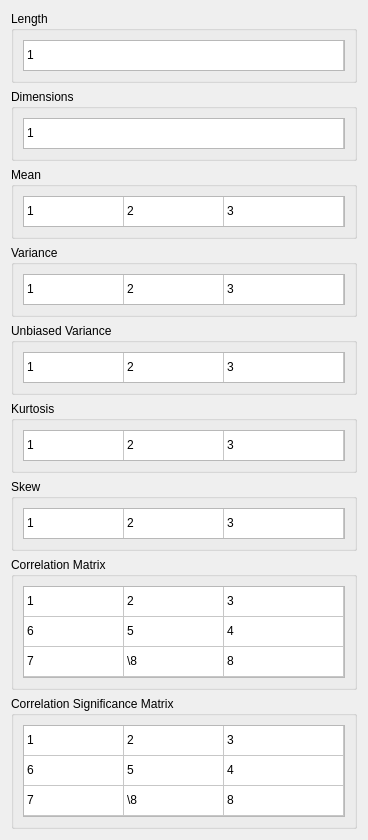
         <widget class="QWidget" name="scrollAreaWidgetContents">
          <property name="geometry">
           <rect>
            <x>0</x>
            <y>-182</y>
            <width>368</width>
            <height>813</height>
           </rect>
          </property>
          <layout class="QVBoxLayout" name="verticalLayout_3">
           <item>
            <widget class="QGroupBox" name="lenValueBox">
             <property name="sizePolicy">
              <sizepolicy hsizetype="Preferred" vsizetype="Maximum">
               <horstretch>0</horstretch>
               <verstretch>0</verstretch>
              </sizepolicy>
             </property>
             <property name="title">
              <string>Length</string>
             </property>
             <layout class="QVBoxLayout" name="verticalLayout_9">
              <item>
               <widget class="QTableWidget" name="lenValue">
                <property name="sizePolicy">
                 <sizepolicy hsizetype="Expanding" vsizetype="Maximum">
                  <horstretch>0</horstretch>
                  <verstretch>0</verstretch>
                 </sizepolicy>
                </property>
                <property name="maximumSize">
                 <size>
                  <width>16777215</width>
                  <height>31</height>
                 </size>
                </property>
                <property name="verticalScrollBarPolicy">
                 <enum>Qt::ScrollBarPolicy::ScrollBarAlwaysOff</enum>
                </property>
                <property name="horizontalScrollBarPolicy">
                 <enum>Qt::ScrollBarPolicy::ScrollBarAlwaysOff</enum>
                </property>
                <property name="sizeAdjustPolicy">
                 <enum>QAbstractScrollArea::SizeAdjustPolicy::AdjustToContents</enum>
                </property>
                <property name="editTriggers">
                 <set>QAbstractItemView::EditTrigger::NoEditTriggers</set>
                </property>
                <property name="selectionMode">
                 <enum>QAbstractItemView::SelectionMode::NoSelection</enum>
                </property>
                <property name="supportedDragActions">
                 <set>Qt::DropAction::IgnoreAction</set>
                </property>
                <attribute name="horizontalHeaderVisible">
                 <bool>false</bool>
                </attribute>
                <attribute name="horizontalHeaderStretchLastSection">
                 <bool>true</bool>
                </attribute>
                <attribute name="verticalHeaderVisible">
                 <bool>false</bool>
                </attribute>
                <row>
                 <property name="text">
                  <string>0</string>
                 </property>
                </row>
                <column>
                 <property name="text">
                  <string>0</string>
                 </property>
                </column>
                <item row="0" column="0">
                 <property name="text">
                  <string>1</string>
                 </property>
                </item>
               </widget>
              </item>
             </layout>
            </widget>
           </item>
           <item>
            <widget class="QGroupBox" name="dimValueBox">
             <property name="sizePolicy">
              <sizepolicy hsizetype="Preferred" vsizetype="Maximum">
               <horstretch>0</horstretch>
               <verstretch>0</verstretch>
              </sizepolicy>
             </property>
             <property name="title">
              <string>Dimensions</string>
             </property>
             <layout class="QVBoxLayout" name="verticalLayout_8">
              <item>
               <widget class="QTableWidget" name="dimValue">
                <property name="sizePolicy">
                 <sizepolicy hsizetype="Expanding" vsizetype="Maximum">
                  <horstretch>0</horstretch>
                  <verstretch>0</verstretch>
                 </sizepolicy>
                </property>
                <property name="maximumSize">
                 <size>
                  <width>16777215</width>
                  <height>31</height>
                 </size>
                </property>
                <property name="verticalScrollBarPolicy">
                 <enum>Qt::ScrollBarPolicy::ScrollBarAlwaysOff</enum>
                </property>
                <property name="horizontalScrollBarPolicy">
                 <enum>Qt::ScrollBarPolicy::ScrollBarAlwaysOff</enum>
                </property>
                <property name="sizeAdjustPolicy">
                 <enum>QAbstractScrollArea::SizeAdjustPolicy::AdjustToContents</enum>
                </property>
                <property name="editTriggers">
                 <set>QAbstractItemView::EditTrigger::NoEditTriggers</set>
                </property>
                <property name="selectionMode">
                 <enum>QAbstractItemView::SelectionMode::NoSelection</enum>
                </property>
                <property name="supportedDragActions">
                 <set>Qt::DropAction::IgnoreAction</set>
                </property>
                <attribute name="horizontalHeaderVisible">
                 <bool>false</bool>
                </attribute>
                <attribute name="horizontalHeaderStretchLastSection">
                 <bool>true</bool>
                </attribute>
                <attribute name="verticalHeaderVisible">
                 <bool>false</bool>
                </attribute>
                <row>
                 <property name="text">
                  <string>0</string>
                 </property>
                </row>
                <column>
                 <property name="text">
                  <string>0</string>
                 </property>
                </column>
                <item row="0" column="0">
                 <property name="text">
                  <string>1</string>
                 </property>
                </item>
               </widget>
              </item>
             </layout>
            </widget>
           </item>
           <item>
            <widget class="QGroupBox" name="meansVectorBox">
             <property name="sizePolicy">
              <sizepolicy hsizetype="Preferred" vsizetype="Maximum">
               <horstretch>0</horstretch>
               <verstretch>0</verstretch>
              </sizepolicy>
             </property>
             <property name="title">
              <string>Mean</string>
             </property>
             <layout class="QVBoxLayout" name="verticalLayout_6">
              <item>
               <widget class="QTableWidget" name="meansVector">
                <property name="sizePolicy">
                 <sizepolicy hsizetype="Expanding" vsizetype="Maximum">
                  <horstretch>0</horstretch>
                  <verstretch>0</verstretch>
                 </sizepolicy>
                </property>
                <property name="maximumSize">
                 <size>
                  <width>16777215</width>
                  <height>31</height>
                 </size>
                </property>
                <property name="verticalScrollBarPolicy">
                 <enum>Qt::ScrollBarPolicy::ScrollBarAlwaysOff</enum>
                </property>
                <property name="horizontalScrollBarPolicy">
                 <enum>Qt::ScrollBarPolicy::ScrollBarAlwaysOff</enum>
                </property>
                <property name="sizeAdjustPolicy">
                 <enum>QAbstractScrollArea::SizeAdjustPolicy::AdjustToContents</enum>
                </property>
                <property name="editTriggers">
                 <set>QAbstractItemView::EditTrigger::NoEditTriggers</set>
                </property>
                <property name="selectionMode">
                 <enum>QAbstractItemView::SelectionMode::NoSelection</enum>
                </property>
                <property name="supportedDragActions">
                 <set>Qt::DropAction::IgnoreAction</set>
                </property>
                <attribute name="horizontalHeaderVisible">
                 <bool>false</bool>
                </attribute>
                <attribute name="horizontalHeaderStretchLastSection">
                 <bool>true</bool>
                </attribute>
                <attribute name="verticalHeaderVisible">
                 <bool>false</bool>
                </attribute>
                <row>
                 <property name="text">
                  <string>0</string>
                 </property>
                </row>
                <column>
                 <property name="text">
                  <string>0</string>
                 </property>
                </column>
                <column>
                 <property name="text">
                  <string>1</string>
                 </property>
                </column>
                <column>
                 <property name="text">
                  <string>2</string>
                 </property>
                </column>
                <item row="0" column="0">
                 <property name="text">
                  <string>1</string>
                 </property>
                </item>
                <item row="0" column="1">
                 <property name="text">
                  <string>2</string>
                 </property>
                </item>
                <item row="0" column="2">
                 <property name="text">
                  <string>3</string>
                 </property>
                </item>
               </widget>
              </item>
             </layout>
            </widget>
           </item>
           <item>
            <widget class="QGroupBox" name="rootSquareMeansVectorBox">
             <property name="sizePolicy">
              <sizepolicy hsizetype="Preferred" vsizetype="Maximum">
               <horstretch>0</horstretch>
               <verstretch>0</verstretch>
              </sizepolicy>
             </property>
             <property name="title">
              <string>Variance</string>
             </property>
             <layout class="QVBoxLayout" name="verticalLayout_7">
              <item>
               <widget class="QTableWidget" name="rootSquareMeansVector">
                <property name="sizePolicy">
                 <sizepolicy hsizetype="Expanding" vsizetype="Maximum">
                  <horstretch>0</horstretch>
                  <verstretch>0</verstretch>
                 </sizepolicy>
                </property>
                <property name="maximumSize">
                 <size>
                  <width>16777215</width>
                  <height>31</height>
                 </size>
                </property>
                <property name="verticalScrollBarPolicy">
                 <enum>Qt::ScrollBarPolicy::ScrollBarAlwaysOff</enum>
                </property>
                <property name="horizontalScrollBarPolicy">
                 <enum>Qt::ScrollBarPolicy::ScrollBarAlwaysOff</enum>
                </property>
                <property name="sizeAdjustPolicy">
                 <enum>QAbstractScrollArea::SizeAdjustPolicy::AdjustToContents</enum>
                </property>
                <property name="editTriggers">
                 <set>QAbstractItemView::EditTrigger::NoEditTriggers</set>
                </property>
                <property name="selectionMode">
                 <enum>QAbstractItemView::SelectionMode::NoSelection</enum>
                </property>
                <property name="supportedDragActions">
                 <set>Qt::DropAction::IgnoreAction</set>
                </property>
                <attribute name="horizontalHeaderVisible">
                 <bool>false</bool>
                </attribute>
                <attribute name="horizontalHeaderStretchLastSection">
                 <bool>true</bool>
                </attribute>
                <attribute name="verticalHeaderVisible">
                 <bool>false</bool>
                </attribute>
                <row>
                 <property name="text">
                  <string>0</string>
                 </property>
                </row>
                <column>
                 <property name="text">
                  <string>0</string>
                 </property>
                </column>
                <column>
                 <property name="text">
                  <string>1</string>
                 </property>
                </column>
                <column>
                 <property name="text">
                  <string>2</string>
                 </property>
                </column>
                <item row="0" column="0">
                 <property name="text">
                  <string>1</string>
                 </property>
                </item>
                <item row="0" column="1">
                 <property name="text">
                  <string>2</string>
                 </property>
                </item>
                <item row="0" column="2">
                 <property name="text">
                  <string>3</string>
                 </property>
                </item>
               </widget>
              </item>
             </layout>
            </widget>
           </item>
           <item>
            <widget class="QGroupBox" name="unbiasedVarianceVectorBox">
             <property name="sizePolicy">
              <sizepolicy hsizetype="Preferred" vsizetype="Maximum">
               <horstretch>0</horstretch>
               <verstretch>0</verstretch>
              </sizepolicy>
             </property>
             <property name="title">
              <string>Unbiased Variance</string>
             </property>
             <layout class="QVBoxLayout" name="verticalLayout_15">
              <item>
               <widget class="QTableWidget" name="unbiasedVarianceVector">
                <property name="sizePolicy">
                 <sizepolicy hsizetype="Expanding" vsizetype="Maximum">
                  <horstretch>0</horstretch>
                  <verstretch>0</verstretch>
                 </sizepolicy>
                </property>
                <property name="maximumSize">
                 <size>
                  <width>16777215</width>
                  <height>31</height>
                 </size>
                </property>
                <property name="verticalScrollBarPolicy">
                 <enum>Qt::ScrollBarPolicy::ScrollBarAlwaysOff</enum>
                </property>
                <property name="horizontalScrollBarPolicy">
                 <enum>Qt::ScrollBarPolicy::ScrollBarAlwaysOff</enum>
                </property>
                <property name="sizeAdjustPolicy">
                 <enum>QAbstractScrollArea::SizeAdjustPolicy::AdjustToContents</enum>
                </property>
                <property name="editTriggers">
                 <set>QAbstractItemView::EditTrigger::NoEditTriggers</set>
                </property>
                <property name="selectionMode">
                 <enum>QAbstractItemView::SelectionMode::NoSelection</enum>
                </property>
                <property name="supportedDragActions">
                 <set>Qt::DropAction::IgnoreAction</set>
                </property>
                <attribute name="horizontalHeaderVisible">
                 <bool>false</bool>
                </attribute>
                <attribute name="horizontalHeaderStretchLastSection">
                 <bool>true</bool>
                </attribute>
                <attribute name="verticalHeaderVisible">
                 <bool>false</bool>
                </attribute>
                <row>
                 <property name="text">
                  <string>0</string>
                 </property>
                </row>
                <column>
                 <property name="text">
                  <string>0</string>
                 </property>
                </column>
                <column>
                 <property name="text">
                  <string>1</string>
                 </property>
                </column>
                <column>
                 <property name="text">
                  <string>2</string>
                 </property>
                </column>
                <item row="0" column="0">
                 <property name="text">
                  <string>1</string>
                 </property>
                </item>
                <item row="0" column="1">
                 <property name="text">
                  <string>2</string>
                 </property>
                </item>
                <item row="0" column="2">
                 <property name="text">
                  <string>3</string>
                 </property>
                </item>
               </widget>
              </item>
             </layout>
            </widget>
           </item>
           <item>
            <widget class="QGroupBox" name="kurtosisVectorBox">
             <property name="sizePolicy">
              <sizepolicy hsizetype="Preferred" vsizetype="Maximum">
               <horstretch>0</horstretch>
               <verstretch>0</verstretch>
              </sizepolicy>
             </property>
             <property name="title">
              <string>Kurtosis</string>
             </property>
             <layout class="QVBoxLayout" name="verticalLayout_17">
              <item>
               <widget class="QTableWidget" name="kurtosisVector">
                <property name="sizePolicy">
                 <sizepolicy hsizetype="Expanding" vsizetype="Maximum">
                  <horstretch>0</horstretch>
                  <verstretch>0</verstretch>
                 </sizepolicy>
                </property>
                <property name="maximumSize">
                 <size>
                  <width>16777215</width>
                  <height>31</height>
                 </size>
                </property>
                <property name="verticalScrollBarPolicy">
                 <enum>Qt::ScrollBarPolicy::ScrollBarAlwaysOff</enum>
                </property>
                <property name="horizontalScrollBarPolicy">
                 <enum>Qt::ScrollBarPolicy::ScrollBarAlwaysOff</enum>
                </property>
                <property name="sizeAdjustPolicy">
                 <enum>QAbstractScrollArea::SizeAdjustPolicy::AdjustToContents</enum>
                </property>
                <property name="editTriggers">
                 <set>QAbstractItemView::EditTrigger::NoEditTriggers</set>
                </property>
                <property name="selectionMode">
                 <enum>QAbstractItemView::SelectionMode::NoSelection</enum>
                </property>
                <property name="supportedDragActions">
                 <set>Qt::DropAction::IgnoreAction</set>
                </property>
                <attribute name="horizontalHeaderVisible">
                 <bool>false</bool>
                </attribute>
                <attribute name="horizontalHeaderStretchLastSection">
                 <bool>true</bool>
                </attribute>
                <attribute name="verticalHeaderVisible">
                 <bool>false</bool>
                </attribute>
                <row>
                 <property name="text">
                  <string>0</string>
                 </property>
                </row>
                <column>
                 <property name="text">
                  <string>0</string>
                 </property>
                </column>
                <column>
                 <property name="text">
                  <string>1</string>
                 </property>
                </column>
                <column>
                 <property name="text">
                  <string>2</string>
                 </property>
                </column>
                <item row="0" column="0">
                 <property name="text">
                  <string>1</string>
                 </property>
                </item>
                <item row="0" column="1">
                 <property name="text">
                  <string>2</string>
                 </property>
                </item>
                <item row="0" column="2">
                 <property name="text">
                  <string>3</string>
                 </property>
                </item>
               </widget>
              </item>
             </layout>
            </widget>
           </item>
           <item>
            <widget class="QGroupBox" name="skewnessVectorBox">
             <property name="sizePolicy">
              <sizepolicy hsizetype="Preferred" vsizetype="Maximum">
               <horstretch>0</horstretch>
               <verstretch>0</verstretch>
              </sizepolicy>
             </property>
             <property name="title">
              <string>Skew</string>
             </property>
             <layout class="QVBoxLayout" name="verticalLayout_16">
              <item>
               <widget class="QTableWidget" name="skewnessVector">
                <property name="sizePolicy">
                 <sizepolicy hsizetype="Expanding" vsizetype="Maximum">
                  <horstretch>0</horstretch>
                  <verstretch>0</verstretch>
                 </sizepolicy>
                </property>
                <property name="maximumSize">
                 <size>
                  <width>16777215</width>
                  <height>31</height>
                 </size>
                </property>
                <property name="verticalScrollBarPolicy">
                 <enum>Qt::ScrollBarPolicy::ScrollBarAlwaysOff</enum>
                </property>
                <property name="horizontalScrollBarPolicy">
                 <enum>Qt::ScrollBarPolicy::ScrollBarAlwaysOff</enum>
                </property>
                <property name="sizeAdjustPolicy">
                 <enum>QAbstractScrollArea::SizeAdjustPolicy::AdjustToContents</enum>
                </property>
                <property name="editTriggers">
                 <set>QAbstractItemView::EditTrigger::NoEditTriggers</set>
                </property>
                <property name="selectionMode">
                 <enum>QAbstractItemView::SelectionMode::NoSelection</enum>
                </property>
                <property name="supportedDragActions">
                 <set>Qt::DropAction::IgnoreAction</set>
                </property>
                <attribute name="horizontalHeaderVisible">
                 <bool>false</bool>
                </attribute>
                <attribute name="horizontalHeaderStretchLastSection">
                 <bool>true</bool>
                </attribute>
                <attribute name="verticalHeaderVisible">
                 <bool>false</bool>
                </attribute>
                <row>
                 <property name="text">
                  <string>0</string>
                 </property>
                </row>
                <column>
                 <property name="text">
                  <string>0</string>
                 </property>
                </column>
                <column>
                 <property name="text">
                  <string>1</string>
                 </property>
                </column>
                <column>
                 <property name="text">
                  <string>2</string>
                 </property>
                </column>
                <item row="0" column="0">
                 <property name="text">
                  <string>1</string>
                 </property>
                </item>
                <item row="0" column="1">
                 <property name="text">
                  <string>2</string>
                 </property>
                </item>
                <item row="0" column="2">
                 <property name="text">
                  <string>3</string>
                 </property>
                </item>
               </widget>
              </item>
             </layout>
            </widget>
           </item>
           <item>
            <widget class="QGroupBox" name="corrMatrixBox">
             <property name="sizePolicy">
              <sizepolicy hsizetype="Preferred" vsizetype="Minimum">
               <horstretch>0</horstretch>
               <verstretch>0</verstretch>
              </sizepolicy>
             </property>
             <property name="title">
              <string>Correlation Matrix</string>
             </property>
             <layout class="QVBoxLayout" name="verticalLayout_4">
              <item>
               <widget class="QTableWidget" name="corrMatrix">
                <property name="verticalScrollBarPolicy">
                 <enum>Qt::ScrollBarPolicy::ScrollBarAlwaysOff</enum>
                </property>
                <property name="horizontalScrollBarPolicy">
                 <enum>Qt::ScrollBarPolicy::ScrollBarAlwaysOff</enum>
                </property>
                <property name="sizeAdjustPolicy">
                 <enum>QAbstractScrollArea::SizeAdjustPolicy::AdjustToContents</enum>
                </property>
                <property name="editTriggers">
                 <set>QAbstractItemView::EditTrigger::NoEditTriggers</set>
                </property>
                <property name="selectionMode">
                 <enum>QAbstractItemView::SelectionMode::NoSelection</enum>
                </property>
                <property name="supportedDragActions">
                 <set>Qt::DropAction::IgnoreAction</set>
                </property>
                <attribute name="horizontalHeaderVisible">
                 <bool>false</bool>
                </attribute>
                <attribute name="horizontalHeaderStretchLastSection">
                 <bool>true</bool>
                </attribute>
                <attribute name="verticalHeaderVisible">
                 <bool>false</bool>
                </attribute>
                <row>
                 <property name="text">
                  <string>0</string>
                 </property>
                </row>
                <row>
                 <property name="text">
                  <string>1</string>
                 </property>
                </row>
                <row>
                 <property name="text">
                  <string>2</string>
                 </property>
                </row>
                <column>
                 <property name="text">
                  <string>0</string>
                 </property>
                </column>
                <column>
                 <property name="text">
                  <string>1</string>
                 </property>
                </column>
                <column>
                 <property name="text">
                  <string>2</string>
                 </property>
                </column>
                <item row="0" column="0">
                 <property name="text">
                  <string>1</string>
                 </property>
                </item>
                <item row="0" column="1">
                 <property name="text">
                  <string>2</string>
                 </property>
                </item>
                <item row="0" column="2">
                 <property name="text">
                  <string>3</string>
                 </property>
                </item>
                <item row="1" column="0">
                 <property name="text">
                  <string>6</string>
                 </property>
                </item>
                <item row="1" column="1">
                 <property name="text">
                  <string>5</string>
                 </property>
                </item>
                <item row="1" column="2">
                 <property name="text">
                  <string>4</string>
                 </property>
                </item>
                <item row="2" column="0">
                 <property name="text">
                  <string>7</string>
                 </property>
                </item>
                <item row="2" column="1">
                 <property name="text">
                  <string>\8</string>
                 </property>
                </item>
                <item row="2" column="2">
                 <property name="text">
                  <string>8</string>
                 </property>
                </item>
               </widget>
              </item>
             </layout>
            </widget>
           </item>
           <item>
            <widget class="QGroupBox" name="corrSignifMatrixBox">
             <property name="sizePolicy">
              <sizepolicy hsizetype="Preferred" vsizetype="Minimum">
               <horstretch>0</horstretch>
               <verstretch>0</verstretch>
              </sizepolicy>
             </property>
             <property name="title">
              <string>Correlation Significance Matrix</string>
             </property>
             <layout class="QVBoxLayout" name="verticalLayout_5">
              <item>
               <widget class="QTableWidget" name="corrSignifMatrix">
                <property name="verticalScrollBarPolicy">
                 <enum>Qt::ScrollBarPolicy::ScrollBarAlwaysOff</enum>
                </property>
                <property name="horizontalScrollBarPolicy">
                 <enum>Qt::ScrollBarPolicy::ScrollBarAlwaysOff</enum>
                </property>
                <property name="sizeAdjustPolicy">
                 <enum>QAbstractScrollArea::SizeAdjustPolicy::AdjustToContents</enum>
                </property>
                <property name="editTriggers">
                 <set>QAbstractItemView::EditTrigger::NoEditTriggers</set>
                </property>
                <property name="selectionMode">
                 <enum>QAbstractItemView::SelectionMode::NoSelection</enum>
                </property>
                <property name="supportedDragActions">
                 <set>Qt::DropAction::IgnoreAction</set>
                </property>
                <attribute name="horizontalHeaderVisible">
                 <bool>false</bool>
                </attribute>
                <attribute name="horizontalHeaderStretchLastSection">
                 <bool>true</bool>
                </attribute>
                <attribute name="verticalHeaderVisible">
                 <bool>false</bool>
                </attribute>
                <row>
                 <property name="text">
                  <string>0</string>
                 </property>
                </row>
                <row>
                 <property name="text">
                  <string>1</string>
                 </property>
                </row>
                <row>
                 <property name="text">
                  <string>2</string>
                 </property>
                </row>
                <column>
                 <property name="text">
                  <string>0</string>
                 </property>
                </column>
                <column>
                 <property name="text">
                  <string>1</string>
                 </property>
                </column>
                <column>
                 <property name="text">
                  <string>2</string>
                 </property>
                </column>
                <item row="0" column="0">
                 <property name="text">
                  <string>1</string>
                 </property>
                </item>
                <item row="0" column="1">
                 <property name="text">
                  <string>2</string>
                 </property>
                </item>
                <item row="0" column="2">
                 <property name="text">
                  <string>3</string>
                 </property>
                </item>
                <item row="1" column="0">
                 <property name="text">
                  <string>6</string>
                 </property>
                </item>
                <item row="1" column="1">
                 <property name="text">
                  <string>5</string>
                 </property>
                </item>
                <item row="1" column="2">
                 <property name="text">
                  <string>4</string>
                 </property>
                </item>
                <item row="2" column="0">
                 <property name="text">
                  <string>7</string>
                 </property>
                </item>
                <item row="2" column="1">
                 <property name="text">
                  <string>\8</string>
                 </property>
                </item>
                <item row="2" column="2">
                 <property name="text">
                  <string>8</string>
                 </property>
                </item>
               </widget>
              </item>
             </layout>
            </widget>
           </item>
          </layout>
         </widget>
